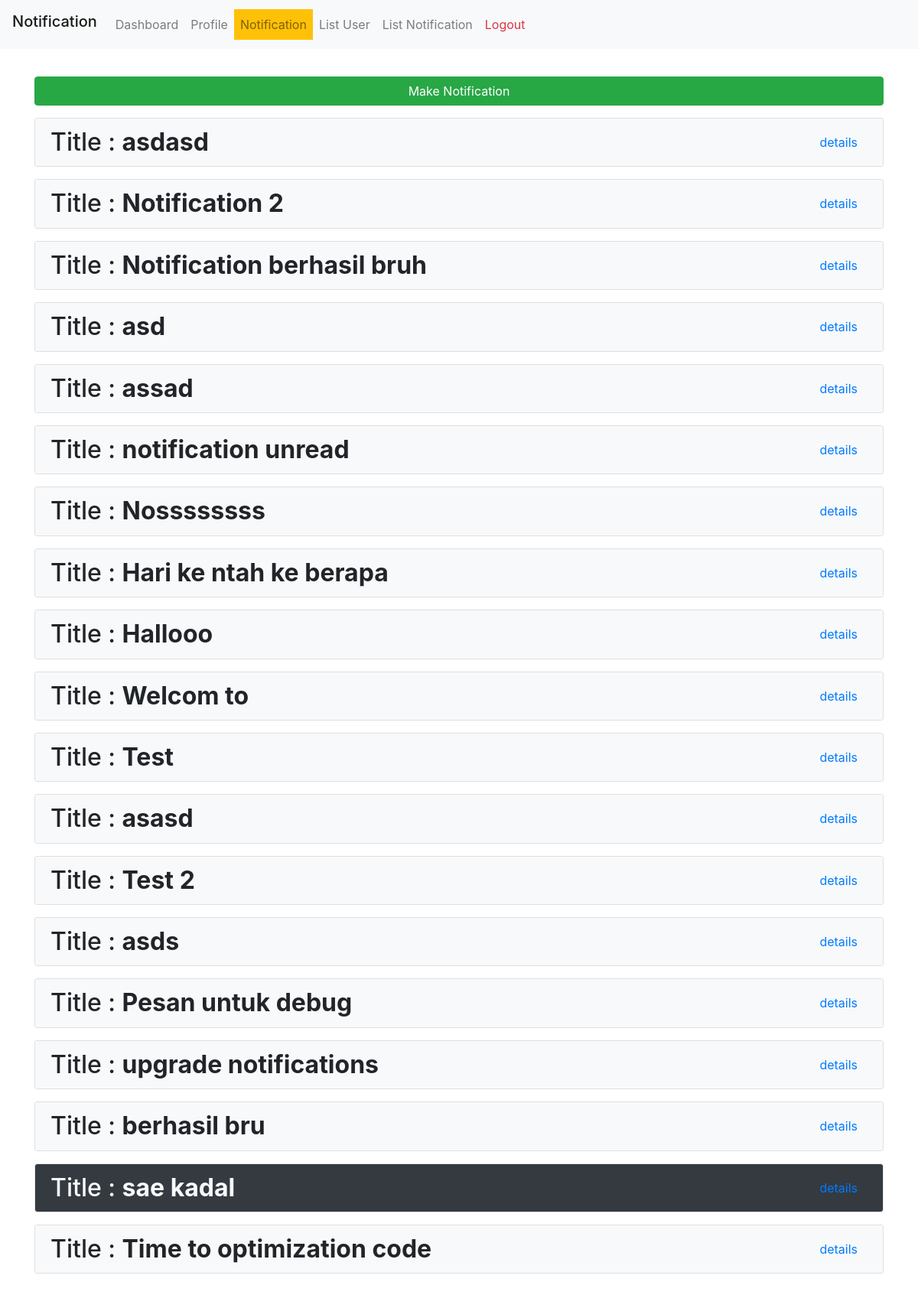
The app's page /dashboard/notification/ (signed in) with its own data.
### dashboard/models.py (models this page shows, shortened)
class Notification(models.Model):
    created_by = models.CharField(max_length=255)
    title = models.CharField(max_length=255)
    message = models.TextField()
    viewed = models.BooleanField(default=False)
    user = models.ForeignKey(User, on_delete=models.CASCADE)
    confirm_message = models.TextField(blank=True)
    value_confirm_message = models.BooleanField(default=False)
    is_confirm_message = models.BooleanField(default=False)
    is_answered = models.BooleanField(default=False)

### dashboard/views.py (the view, shortened to what this page needs)
# urls.py: path('notification/', NotificationView.as_view(), name='notification'),
class NotificationView(NotificationUtils, LoginRequiredMixin, FormView):
    login_url = '/login'
    form_class = NotificationForm
    template_name = 'dashboard/notification.html'
    success_url = reverse_lazy('dashboard:notification')
    def get(self, request, *args, **kwargs):
        if request.GET:
            self.set_agree_diasgree(request.GET)
            self.set_mark_as_read(request.GET)
            return redirect('dashboard:notification')
        notification_to_view = Notification.objects.filter(user_id=request.user.id)
        self.extra_context = {
            'page_title': 'Notification',
            'notifications': notification_to_view,
        }
        return self.render_to_response(self.get_context_data())

### dashboard/views.py (called while the page is built)
def notification_context(request):
    user_id = request.user.id
    notification_contains_viewed_false = Notification.objects.filter(viewed=False, user_id=user_id)
    return {'notifications_unread': notification_contains_viewed_false}

### dashboard/templates/dashboard/notification.html (shortened to what this page needs)
{% extends 'dashboard/base.html' %}
{% block contents %}
    {% include "dashboard/snippet/navbar.html" %}
    <div class="container mt-5 mb-5">
        {% if request.user.is_staff %}
            <div class="row">
                <div class="col col-12">
                    <button type="button" class="btn btn-success btn-block" data-toggle="modal"
                            data-target="#notificationModal">
                        Make Notification
                    </button>
                </div>
            </div>
        {% endif %}
        {% for notification in notifications %}
            <div class="accordion mt-3" id="accordionExample">
            <div class="card">
                {% if notification.viewed %}
                    <div class="card-header bg-light" id="headingOne">
                {% else %}
                    <div class="card-header bg-dark text-light" id="headingOne">
                {% endif %}
                <h2 class="mb-0">
                    <span>Title : <strong>{{ notification.title }}</strong></span>
                    <button class="btn btn-link float-right" type="button" data-toggle="collapse"
                            data-target="#{{ notification.title|slugify }}{{ notification.id }}"
                            aria-expanded="true"
                            aria-controls="{{ notification.title|slugify }}{{ notification.id }}">
                        details
                    </button>
                </h2>
                </div>
                </div>
            </div>
        {% endfor %}
        </div>
    </div>
{% endblock %}

### records on screen
Notification: title "asdasd"
Notification: title "Notification 2"
Notification: title "Notification berhasil bruh"
Notification: title "asd"
Notification: title "assad"
Notification: title "notification unread"
Notification: title "Nossssssss"
Notification: title "Hari ke ntah ke berapa"
Notification: title "Hallooo"
Notification: title "Welcom to"
Notification: title "Test"
Notification: title "asasd"
Notification: title "Test 2"
Notification: title "asds"
Notification: title "Pesan untuk debug"
Notification: title "upgrade notifications"
Notification: title "berhasil bru"
Notification: title "sae kadal"
Notification: title "Time to optimization code"

### other values on screen
{{ page_title }} "Notification"
